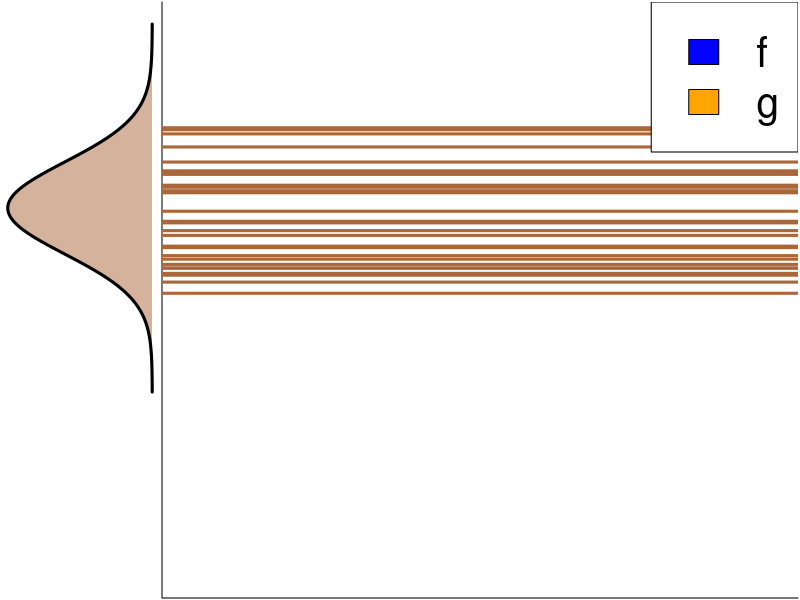
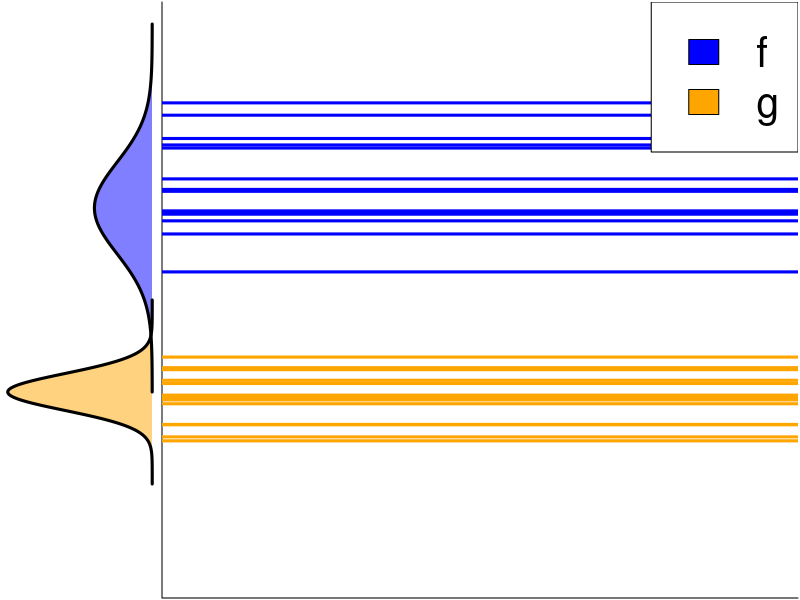
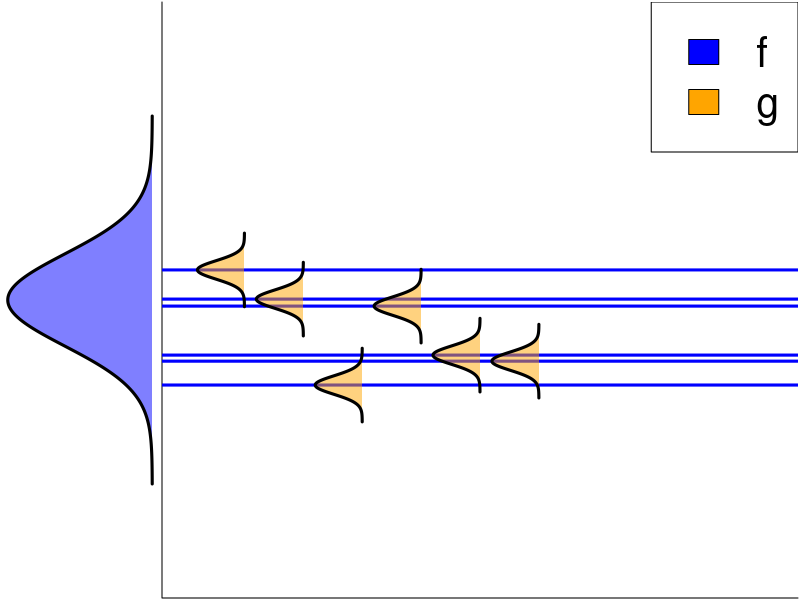
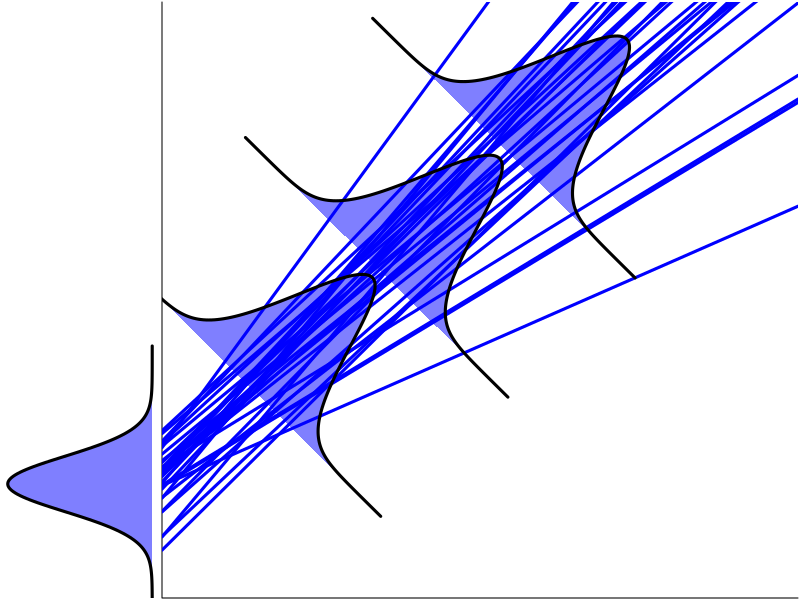
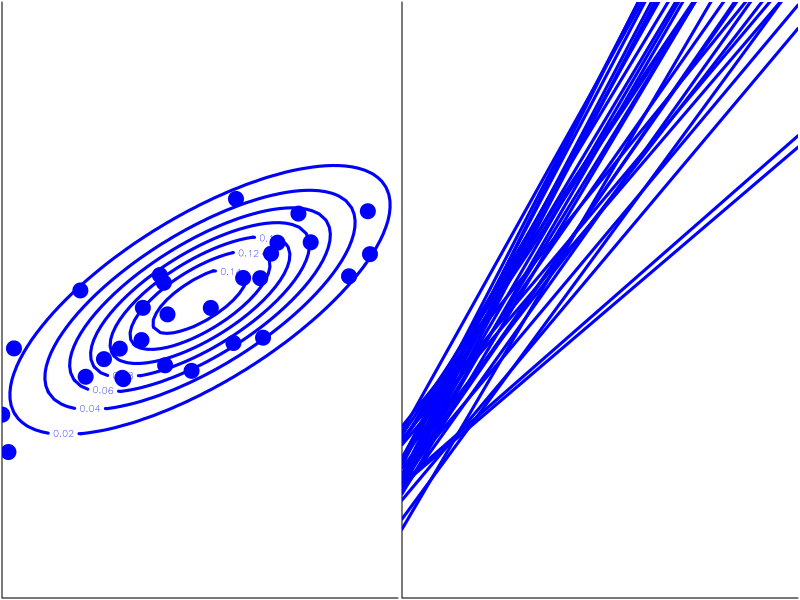

Generate these figures, in order, with R:
## ---- chunk 1
zones=matrix(c(1,2), ncol=2, byrow=TRUE)
layout(zones, widths=c(1/5,4/5), heights=c(1/5,4/5))

val <- seq(-1, 3, length = 200)
marginal <- dnorm(val, mean = 1, sd = 0.5)

par(mar = c(0.1, 0.1, 0.1, 0.1))
plot(-marginal,val,
     type = "n",
     ylim = c(-3,3),
     axes = FALSE,
     xlab = "",
     ylab = "") 

polygon(x = c(-marginal,-marginal[1]),
        y = c(val, val[1]),
        col = rgb(170/255, 103/255, 57/255, 0.5),
        border = NA)

lines(-marginal,val, lwd = 3)

plot(0,0,
     type = "n",
     xlim = c(0,5),
     ylim = c(-3,3),
     bty="L",
     xaxt = "n",
     yaxt = "n",
     xlab = "",
     ylab = "",) 

set.seed(40)
abline(h = rnorm(30, mean = 1, sd = 0.5),
       lwd = 3,
       col = rgb(170/255, 103/255, 57/255))

legend("topright",
       legend = c("f", "g"),
       fill = c("blue", "orange"),
       cex = 2.5)
## ---- chunk 2
zones=matrix(c(1,2), ncol=2, byrow=TRUE)
layout(zones, widths=c(1/5,4/5), heights=c(1/5,4/5))

val1 <- seq(-1, 3, length = 200)
marginal1 <- dnorm(val1, mean = 1, sd = 0.5)

val2 <- seq(-2, 0, length = 200)
marginal2 <- dnorm(val2, mean = -1, sd = 0.2)

par(mar = c(0.1, 0.1, 0.1, 0.1))
plot(-marginal2,val2,
     type = "n",
     ylim = c(-3,3),
     axes = FALSE,
     xlab = "",
     ylab = "") 

polygon(x = c(-marginal1,-marginal1[1]),
        y = c(val1, val1[1]),
        col = rgb(0, 0, 1, 0.5),
        border = NA)

polygon(x = c(-marginal2,-marginal2[1]),
        y = c(val2, val2[1]),
        col = rgb(255/255, 165/255, 0, 0.5),
        border = NA)

lines(-marginal1,val1, lwd = 3)
lines(-marginal2,val2, lwd = 3)

plot(0,0,
     type = "n",
     xlim = c(0,5),
     ylim = c(-3,3),
     bty="L",
     xaxt = "n",
     yaxt = "n",
     xlab = "",
     ylab = "",) 

set.seed(42)
abline(h = rnorm(15, mean = 1, sd = 0.5),
       lwd = 3,
       col = "blue")

abline(h = rnorm(15, mean = -1, sd = 0.2),
       lwd = 3,
       col = "orange")

legend("topright",
       legend = c("f", "g"),
       fill = c("blue", "orange"),
       cex = 2.5)
## ---- chunk 3
zones=matrix(c(1,2), ncol=2, byrow=TRUE)
layout(zones, widths=c(1/5,4/5), heights=c(1/5,4/5))

val <- seq(-2, 2, length = 200)
marginal <- dnorm(val, mean = 0, sd = 0.5)

par(mar = c(0.1, 0.1, 0.1, 0.1))
plot(-marginal,val,
     type = "n",
     ylim = c(-3,3),
     axes = FALSE,
     xlab = "",
     ylab = "") 

polygon(x = c(-marginal,-marginal[1]),
        y = c(val, val[1]),
        col = rgb(0, 0, 1, 0.5),
        border = NA)

lines(-marginal,val, lwd = 3)

plot(0,0,
     type = "n",
     xlim = c(0,5),
     ylim = c(-3,3),
     bty="L",
     xaxt = "n",
     yaxt = "n",
     xlab = "",
     ylab = "",) 

set.seed(44)

smpl <- rnorm(6, mean = 0, sd = 0.5)
abline(h = smpl,
       lwd = 3,
       col = "blue")

posWeight <- seq(0.5,3, by = 0.5)

for(i in 1:length(smpl)){
  valIn <- seq(smpl[i]-0.4, smpl[i]+0.4, length = 200)
  marginalIn <- dnorm(valIn, mean = smpl[i], sd = 0.1) * 0.1
  
  polygon(x = c(-marginalIn,-marginalIn[1]) + posWeight[i],
          y = c(valIn, valIn[1]),
          col = rgb(255/255, 165/255, 0, 0.5),
          border = NA)
  
  lines(-marginalIn + posWeight[i] ,valIn, lwd = 3)
}

legend("topright",
       legend = c("f", "g"),
       fill = c("blue", "orange"),
       cex = 2.5)
## ---- chunk 4
zones=matrix(c(1,2), ncol=2, byrow=TRUE)
layout(zones, widths=c(1/5,4/5), heights=c(1/5,4/5))

val <- seq(-0.5, 2.5, length = 200)
marginal <- dnorm(val, mean = 1, sd = 0.3)

par(mar = c(0.1, 0.1, 0.1, 0.1))
plot(-marginal,val,
     type = "n",
     ylim = c(-3,3),
     axes = FALSE,
     xlab = "",
     ylab = "") 

polygon(x = c(-marginal,-marginal[1]),
        y = c(val, val[1]) - 3,
        col = rgb(0,0,1, 0.5),border = NA)

lines(-marginal,val - 3, lwd = 3)

plot(0,0,
     type = "n",
     xlim = c(0,5),
     ylim = c(0,5),
     bty="L",
     xaxt = "n",
     yaxt = "n",
     xlab = "",
     ylab = "",
     xaxs = "i",
     yaxs = "i") 

set.seed(42)
for(i in 1:30){
abline(a = rnorm(1, mean = 1, sd = 0.2),
       b = rnorm(1, mean = 1, sd = 0.2),
       lwd = 3,
       col = "blue")
}

val <- seq(-0.5, 2.5, length = 200)
marginal <- dnorm(val, mean = 1, sd = 0.3)
marginalRot <- spdep::Rotation(cbind(-marginal,val), angle = 3.9)

polygon(x = c(marginalRot[,1] + 0,marginalRot[1,1] + 0),
        y = c(marginalRot[,2] + 2.5, marginalRot[1,2] + 2.5),
        col = rgb(0,0,1, 0.5),border = NA)

lines(marginalRot[,1]+0, marginalRot[,2] + 2.5, lwd = 3)

polygon(x = c(marginalRot[,1] + 1.0,marginalRot[1,1] + 1.0),
        y = c(marginalRot[,2] + 3.5, marginalRot[1,2] + 3.5),
        col = rgb(0,0,1, 0.5),border = NA)

lines(marginalRot[,1]+1.0, marginalRot[,2] + 3.5, lwd = 3)
par(xpd = TRUE)
polygon(x = c(marginalRot[,1] + 2.0,marginalRot[1,1] + 2.0),
        y = c(marginalRot[,2] + 4.5, marginalRot[1,2] + 4.5),
        col = rgb(0,0,1, 0.5),border = NA)

lines(marginalRot[,1]+2.0, marginalRot[,2] + 4.5, lwd = 3)
par(xpd = FALSE)
## ---- chunk 5

set.seed(41)

zones=matrix(c(1,2), ncol=2, byrow=TRUE)
layout(zones, widths=c(4/5,4/5), heights=c(4/5,4/5))

library(mnormt)

#create bivariate normal distribution
x     <- seq(-3, 3, 0.1) 
y     <- seq(-3, 3, 0.1)
mu    <- c(0, 0)
sigma <- matrix(c(2, 1, 1, 1), nrow=2)
f     <- function(x, y) dmnorm(cbind(x, y), mu, sigma)
z     <- outer(x, y, f)

#create contour plot
contour(x, y, z, 
        asp =1, 
        las = 1, 
        col ="blue",
        lwd = 3,
        axes = TRUE,
        bty="L",
        xaxt = "n",
        yaxt = "n",
        xlab = "",
        ylab = "",
        xaxs = "i",
        yaxs = "i",
        cex.axis = 2.5)

interceptSlope30 <- MASS::mvrnorm(30,
                                  mu = mu,
                                  Sigma = sigma)

points(interceptSlope30,
       pch = 19,
       cex = 2,
       col = "blue")

#par(mar = c(10,5,0,0))
par(xpd = TRUE)
mtext("Slope", 1, cex = 3, line = 1.5)
mtext("Intercept", 2, cex = 3, line = 1.5)
par(xpd = FALSE)

plot(0,0,
     type = "n",
     xlim = c(0,5),
     ylim = c(0,5),
     bty="L",
     xaxt = "n",
     yaxt = "n",
     xlab = "",
     ylab = "",
     xaxs = "i",
     yaxs = "i") 

for(i in 1:30){
  abline(a = rnorm(1, mean = 1, sd = 0.2),
         b = rnorm(1, mean = 1, sd = 0.2),
         lwd = 3,
         col = "blue")
}

val <- seq(-0.5, 2.5, length = 200)
marginal <- dnorm(val, mean = 1, sd = 0.3)
marginalRot <- spdep::Rotation(cbind(-marginal,val), angle = 3.9)

#polygon(x = c(marginalRot[,1] + 0,marginalRot[1,1] + 0),
#        y = c(marginalRot[,2] + 2.5, marginalRot[1,2] + 2.5),
#        col = rgb(0,0,1, 0.5),border = NA)

#lines(marginalRot[,1]+0, marginalRot[,2] + 2.5, lwd = 3)

#polygon(x = c(marginalRot[,1] + 1.0,marginalRot[1,1] + 1.0),
#        y = c(marginalRot[,2] + 3.5, marginalRot[1,2] + 3.5),
#        col = rgb(0,0,1, 0.5),border = NA)

#lines(marginalRot[,1]+1.0, marginalRot[,2] + 3.5, lwd = 3)
#par(xpd = TRUE)
#polygon(x = c(marginalRot[,1] + 2.0,marginalRot[1,1] + 2.0),
#        y = c(marginalRot[,2] + 4.5, marginalRot[1,2] + 4.5),
#        col = rgb(0,0,1, 0.5),border = NA)

#lines(marginalRot[,1]+2.0, marginalRot[,2] + 4.5, lwd = 3)
#par(xpd = FALSE)
